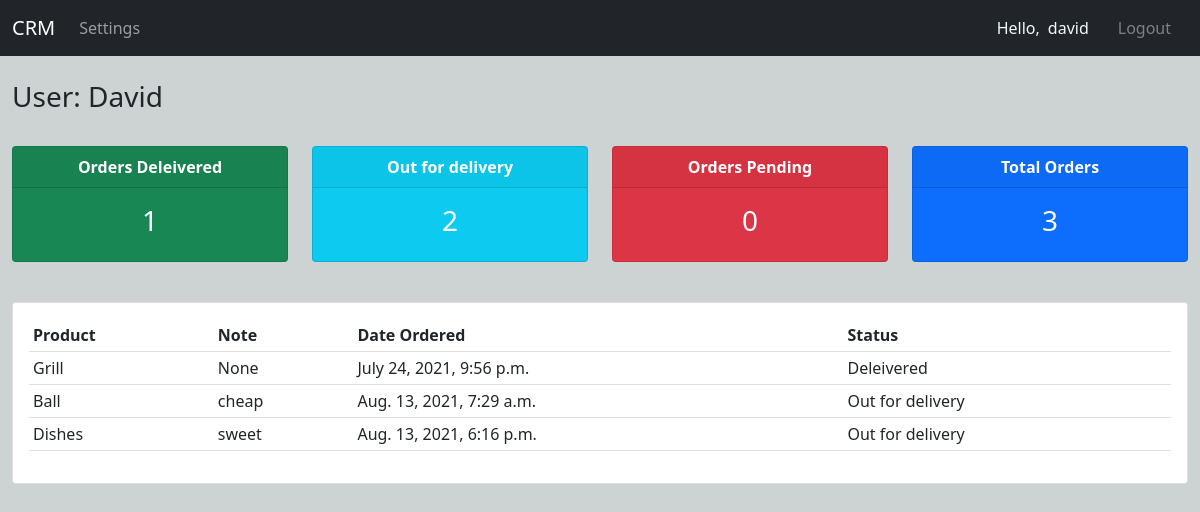
/user/ (signed in), run on the app's committed database.
### accounts/models.py (models this page shows, shortened)
class Customer(models.Model):
    user = models.OneToOneField(
        User, null=True, blank=True, on_delete=models.CASCADE)
    name = models.CharField(max_length=200, null=True)
    phone = models.CharField(max_length=200, null=True, blank=True)
    email = models.CharField(max_length=200, null=True, blank=True)
    profile_pic = models.ImageField(
        default="profile.png", null=True, blank=True)
    date_created = models.DateTimeField(auto_now_add=True, null=True)

class Order(models.Model):
    STATUS = (
        ('Pending', 'Pending'),
        ('Out for delivery', 'Out for delivery'),
        ('Deleivered', 'Deleivered')
    )
    customer = models.ForeignKey(
        Customer, null=True, on_delete=models.SET_NULL)
    product = models.ForeignKey(Product, null=True, on_delete=models.SET_NULL)
    date_created = models.DateTimeField(auto_now_add=True, null=True)
    status = models.CharField(max_length=200, null=True, choices=STATUS)
    note = models.CharField(max_length=200, null=True, blank=True)

class Product(models.Model):
    CATEGORY = (
        ('Indoor', 'Indoor'),
        ('Outdoor', 'Outdoor')
    )
    name = models.CharField(max_length=200, null=True)
    price = models.FloatField(null=True)
    category = models.CharField(max_length=200, null=True, choices=CATEGORY)
    description = models.TextField(null=True, blank=True)
    date_created = models.DateTimeField(auto_now_add=True, null=True)
    tag = models.ManyToManyField(Tag)
    def __str__(self):
        return self.name

### accounts/decorators.py (the view)
        def wrapper_func(request, *args, **kwargs):
            group = None
            if request.user.groups.exists():
                group = request.user.groups.all()[0].name
            if group in allowed_roles:
                return view_func(request, *args, **kwargs)
            else:
                return HttpResponse('You are not authorized to view this page')

### accounts/views.py (called while the page is built)
@login_required(login_url='login')
@allowed_users(allowed_roles=['customer'])
def userPage(request):
    orders = request.user.customer.order_set.all()
    total_orders = orders.count()
    delivered = orders.filter(status='Deleivered').count()
    pending = orders.filter(status='Pending').count()
    out_for_delivery = orders.filter(status='Out for delivery').count()
    context = {'orders': orders,
               'total_orders': total_orders, 'delivered': delivered, 'pending': pending, 'out_for_delivery': out_for_delivery}
    return render(request, 'accounts/user.html', context)

### accounts/templates/accounts/user.html (shortened to what this page needs)
{% extends 'accounts/main.html' %}
{% block content %}
<h3>User: {{request.user.customer.name}}</h3>
{% include 'accounts/status.html' %}
<br>
<div class="row">
  <div class="col-md">
    <div class="card card-body">
      <table class="table table-sm">
        <tr>
          <th>Product</th>
          <th>Note</th>
          <th>Date Ordered</th>
          <th>Status</th>
        </tr>
        {% for order in orders %}
        <tr>
          <td>{{order.product}}</td>
          <td>{{order.note}}</td>
          <td>{{order.date_created}}</td>
          <td>{{order.status}}</td>
        </tr>
        {% endfor %}
      </table>
    </div>
  </div>
</div>
{% endblock content %}

### accounts/templates/accounts/navbar.html (shortened to what this page needs)
{% load active_link_tags %}
<nav class="navbar navbar-expand-lg navbar-dark bg-dark">
  <div class="container-fluid">
    <a class="navbar-brand" href="{% url 'dashboard' %}">CRM</a>
    <div class="collapse navbar-collapse" id="navbarNav">
      <ul class="navbar-nav">
        {% if request.user.is_staff %}
        <li class="nav-item">
          <a class="nav-link {% active_link 'dashboard' %}" aria-current="page" href="{% url 'dashboard' %}">Dashboard</a>
        </li>
        <li class="nav-item">
          <a class="nav-link {% active_link 'products' %}" href="{% url 'products' %}">Products</a>
        </li>
        {% else %}
        <li class="nav-item">
          <a class="nav-link {% active_link 'account' %}" href="{% url 'account' %}">Settings</a>
        </li>
        {% endif %}
      </ul>
    </div>
  </div>
  <span style="color: aliceblue;" class="mx-2">Hello, </span>
  <span style="color: aliceblue;">{{request.user}}</span>
  <span><a href="{% url 'logout' %}" class="mx-3 btn btn-link" style="text-decoration: none; color:gray;">Logout</a></span>
</nav>

### static/css/main.css (style rules this page uses)
body { background: #CDD3D2; }

### data on the page
Order: product "Grill", note "None", date_created "July 24, 2021, 9:56 p.m.", status "Deleivered"
Order: product "Ball", note "cheap", date_created "Aug. 13, 2021, 7:29 a.m.", status "Out for delivery"
Order: product "Dishes", note "sweet", date_created "Aug. 13, 2021, 6:16 p.m.", status "Out for delivery"

### other printed values
{{ request.user }} "david"
{{ request.user.customer.name }} "David"
{{ delivered }} "1"
{{ out_for_delivery }} "2"
{{ pending }} "0"
{{ total_orders }} "3"
